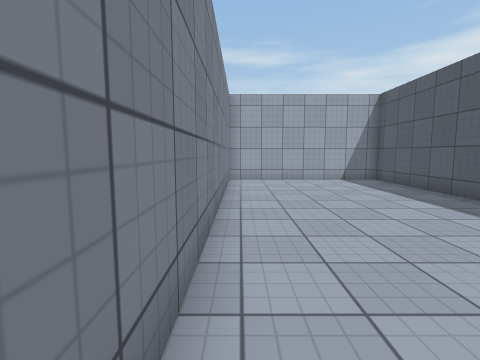
[1] (above)

12 first-person views from a walk through a 3-D level made in the Unity game engine. The camera is 1.3 m above the floor, tilts 6° down and sees 85° across. The floor is counted in squares, 1 m on a side. Each view is taken from the middle of a square. On the plan, view 1 faces up. The plan holds only what a view shows up to about 13 squares ahead; the rest is blank. The place goes on beyond the plan. The player character is not drawn. Some animated figures are not drawn. Surface patterns are stand-ins for the level's own textures.

[2]
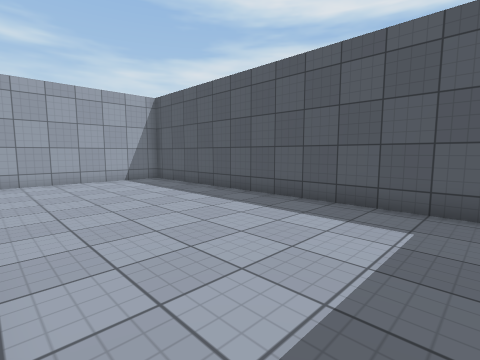

[3]
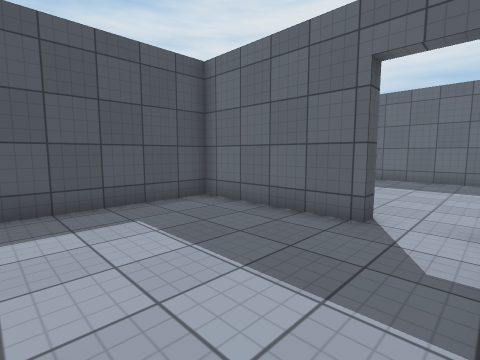

[4]
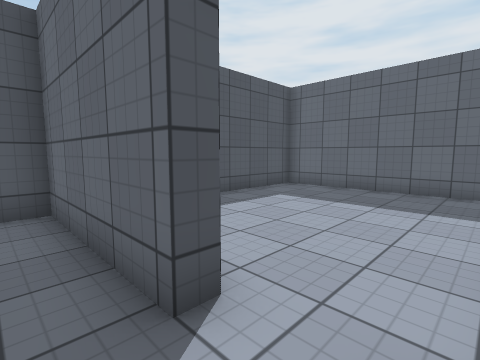

[5]
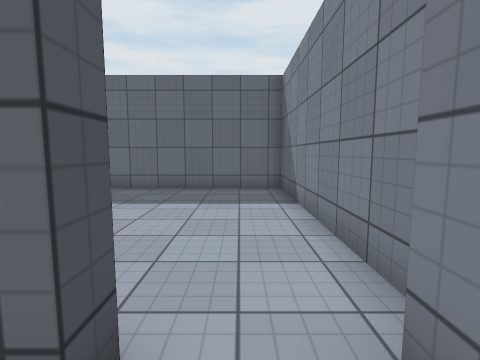

[6]
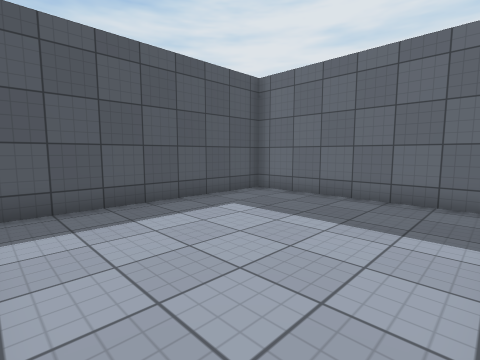

[7]
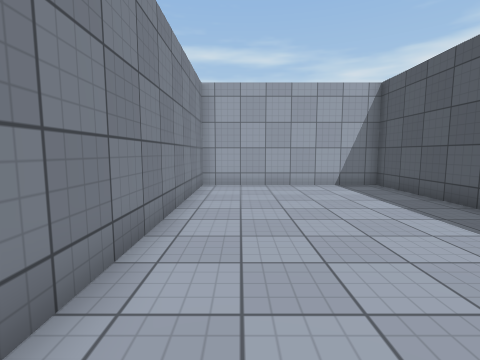

[8]
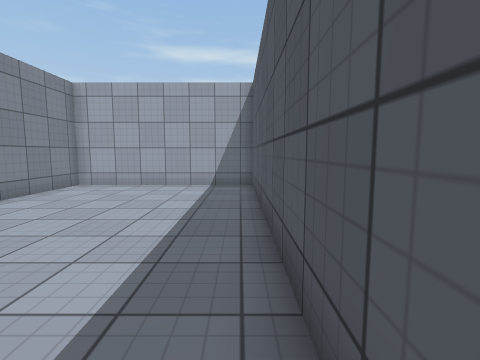

[9]
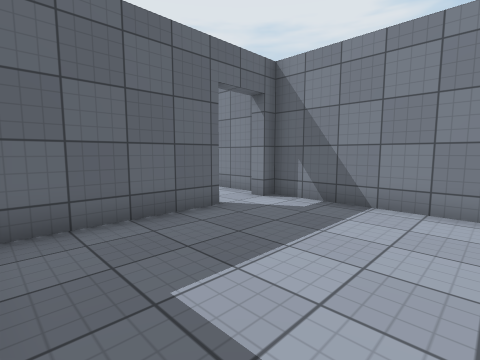

[10]
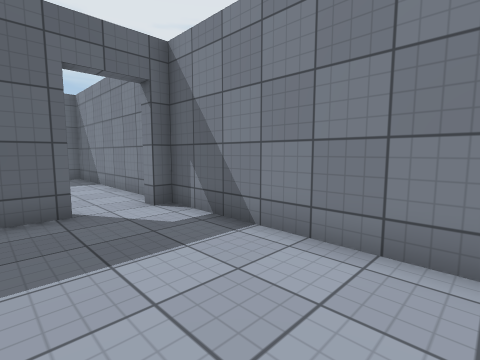

[11]
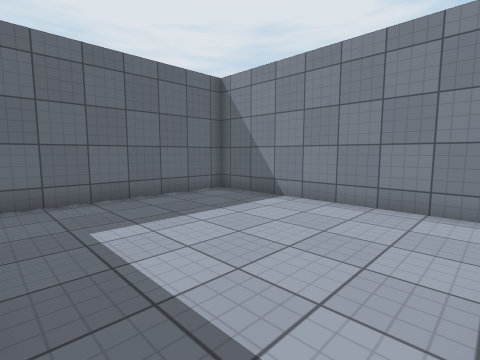

[12]
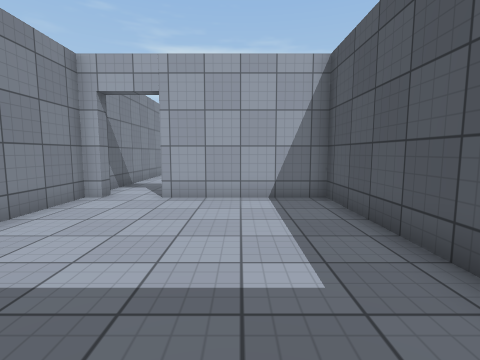

### Floor plan
Points are (right, up) in squares from view 1. A wall is a line through its corners. A room is listed if a view was taken in it or the views show most of it. See-through windows are left out.
Room 1 (views 1, 2, 3, 4, 5, 7, 8, 9, 10)
walls: (1.7, -2.5) (1.7, -2) (6.5, -2) (6.5, 12.5) (-0.5, 12.5) (-0.5, -2) (0, -2) (0, -2.5)
ways out: opening at (1, -2) to room 2
Room 2 (views 6, 11, 12)
walls: (0, -2.5) (-0.5, -2.5) (-0.5, -10.5) (6.5, -10.5) (6.5, -2.5) (1.7, -2.5)
ways out: opening at (1, -2) to room 1

Positions as (right, up) in squares from view 1, and headings:
1: (0, 0), facing up
2: (0, 0), facing up-right
3: (0, 3), facing down-right
4: (0, -1), facing down-right
5: (1, -1), facing down
6: (0, -3), facing down-right
7: (1, 2), facing up
8: (6, 2), facing up
9: (6, 3), facing down-left
10: (3, 4), facing down-left
11: (6, -3), facing down-left
12: (4, -10), facing up
